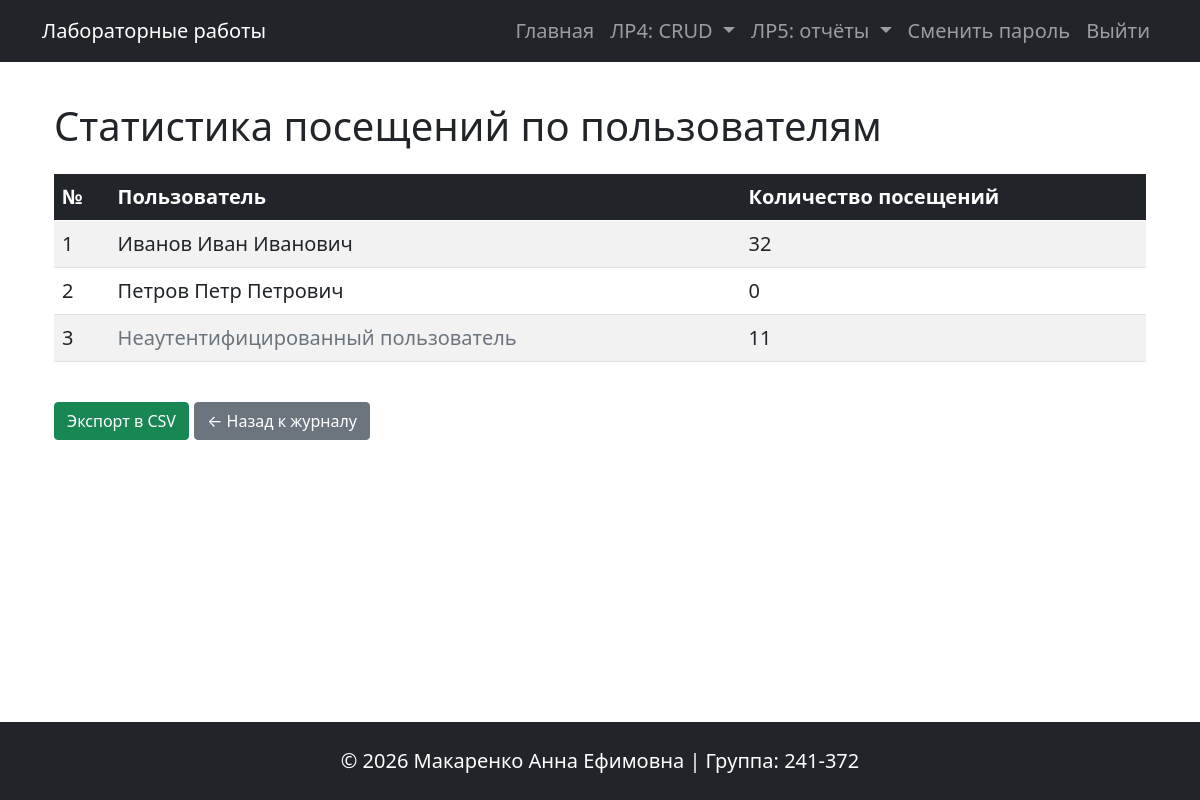
The app's page /visit-logs/user-stats (signed in) with its own data.
### database.py (models this page shows, shortened)
class User(db.Model):
    __tablename__ = 'users'
    id = db.Column(db.Integer, primary_key=True)
    username = db.Column(db.String(80), unique=True, nullable=False)
    password_hash = db.Column(db.String(200), nullable=False)
    last_name = db.Column(db.String(100))
    first_name = db.Column(db.String(100), nullable=False)
    patronymic = db.Column(db.String(100))
    created_at = db.Column(db.DateTime, default=datetime.utcnow)
    roles = db.relationship('Role', secondary=user_roles, backref=db.backref('users', lazy='dynamic'))
    visits = db.relationship('VisitLog', backref='user', lazy='dynamic')
    @property
    def is_authenticated(self):
        return True
    def has_role(self, role_name):
        return any(role.name == role_name for role in self.roles)

### blueprints/visit_logs.py (the view, shortened to what this page needs)
@visit_logs.route('/user-stats')
@login_required
def user_stats():
    if current_user.has_role('admin'):
        user_stats = db.session.query(
            User.id,
            User.last_name,
            User.first_name,
            User.patronymic,
            func.count(VisitLog.id).label('count')
        ).join(VisitLog, VisitLog.user_id == User.id, isouter=True)\
         .group_by(User.id).order_by(func.count(VisitLog.id).desc()).all()
        guest_count = VisitLog.query.filter_by(user_id=None).count()
        stats = list(user_stats)
        if guest_count > 0:
            stats.append((None, None, None, None, guest_count))
    return render_template('visit_logs/user_stats.html', stats=stats)

### app.py (called while the page is built)
@app.before_request
def before_request():
    if not request.path.startswith('/static') and not request.path.startswith('/visit-logs'):
        log_visit(request.path)

@login_manager.user_loader
def load_user(user_id):
    return db.session.get(User, int(user_id))

### templates/visit_logs/user_stats.html
{% extends 'base.html' %}
{% block content %}
<div class="container">
    <h1 class="my-4"> Статистика посещений по пользователям</h1>
    <div class="table-responsive">
        <table class="table table-striped table-hover">
            <thead class="table-dark">
                <tr><th>№</th><th>Пользователь</th><th>Количество посещений</th></tr>
            </thead>
            <tbody>
                {% for stat in stats %}
                <tr>
                    <td>{{ loop.index }}</td>
                    <td>
                        {% if stat[0] %}
                            {{ stat[1] or '' }} {{ stat[2] or '' }} {{ stat[3] or '' }}
                        {% else %}
                            <span class="text-muted">Неаутентифицированный пользователь</span>
                        {% endif %}
                    </td>
                    <td>{{ stat[4] if stat[4] is defined else stat.count }}</td>
                </tr>
                {% else %}
                <tr><td colspan="3" class="text-center">Нет данных</td></tr>
                {% endfor %}
            </tbody>
        </table>
    </div>
    <div class="mt-4">
        <a href="{{ url_for('visit_logs.export_user_stats') }}" class="btn btn-success"> Экспорт в CSV</a>
        <a href="{{ url_for('visit_logs.index') }}" class="btn btn-secondary">← Назад к журналу</a>
    </div>
</div>
{% endblock %}

### static/styles.css (style rules this page uses)
body { font-size: 1.25rem; }

### templates/base.html (style rules this page uses)
html, body { height: 100%; }
body { display: flex; flex-direction: column; }

### records on screen
User: last_name "Иванов", first_name "Иван", patronymic "Иванович", stat "32"
User: last_name "Петров", first_name "Петр", patronymic "Петрович", stat "0"

### other values on screen
{{ stat[4] if stat[4] is defined else stat.count }} "11"
